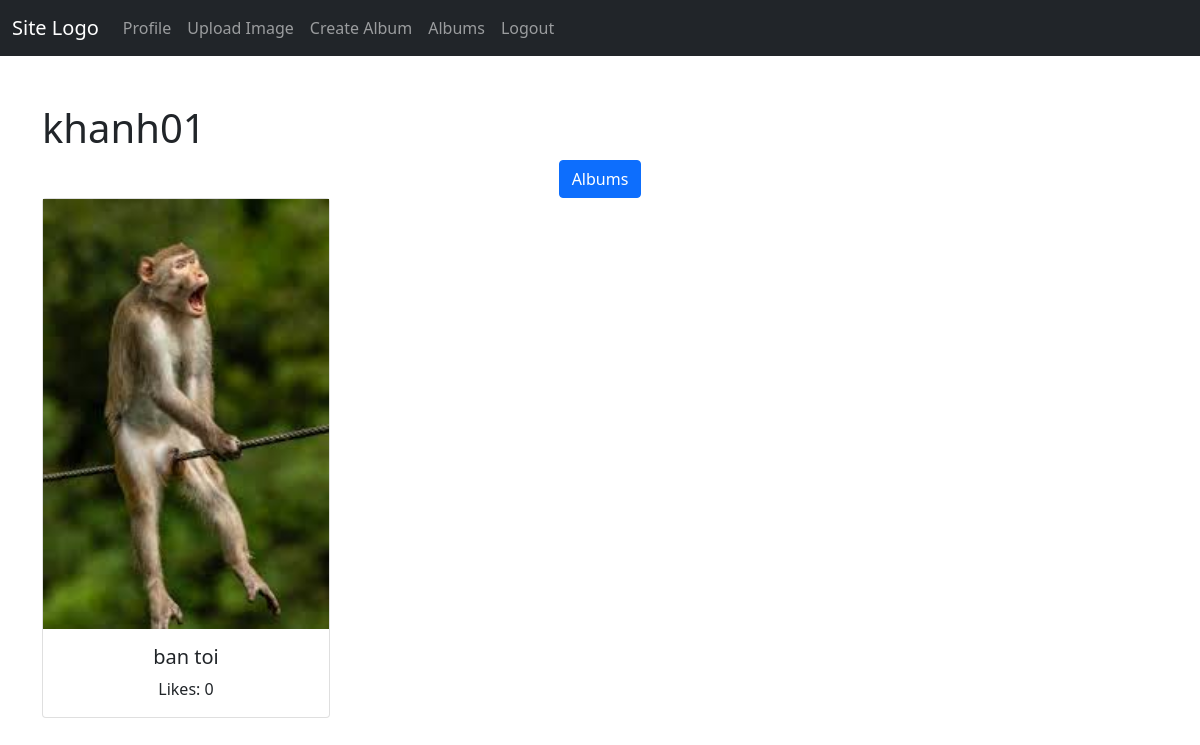
/users/khanh01/ (signed in), run on the app's committed database.
### user/models.py (models this page shows, shortened)
class User(AbstractUser):
    slug = models.SlugField()
    class Meta:
        indexes = [
            models.Index(fields=["username"], name="username_idx"),
            models.Index(fields=["email"], name="email_idx"),
        ]

### photos/models.py (models this page shows, shortened)
class Image(models.Model):
    class Status(models.TextChoices):
        PUBLIC = "public", "Public"
        PRIVATE = "private", "Private"
    name = models.CharField(max_length=150, unique=True)
    image = models.ImageField(upload_to="images/")
    status = models.CharField(
        max_length=7, choices=Status.choices, default=Status.PUBLIC
    )
    upload_date = models.DateTimeField(auto_now_add=True)
    user = models.ForeignKey(User, on_delete=models.CASCADE, related_name="photos")
    class Meta:
        indexes = [
            models.Index(fields=["name"], name="name_idx"),
            models.Index(fields=["user"], name="user_idx"),
        ]
        ordering = ["-upload_date"]

### user/views.py (the view)
# urls.py: path("users/<slug:slug>/", views.ProfileView.as_view(), name="profile"),
class ProfileView(DetailView):
    model = User
    template_name = "user/profile.html"
    context_object_name = "profile_user"
    def get_context_data(self, **kwargs):
        context = super().get_context_data(**kwargs)
        context["public_images"] = Image.objects.filter(user=self.get_object()).filter(
            status=Image.Status.PUBLIC
        )
        return context

### user/templates/user/profile.html (shortened to what this page needs)
{% extends 'base.html' %}
{% block content %}
    <h1>
        {{ profile_user.username }}
    </h1>
    <ul class="nav justify-content-center">
        <li class="nav-item">
            <a href="{% url 'album:albums' profile_user.slug %}" class="btn btn-primary">
                Albums
            </a>
        </li>
    </ul>
    {% if request.user.username == profile_user.username %}
    {% comment "" %}
    If the user is viewing their own profile show all images.
    {% endcomment %}
        {% for image in profile_user.photos.all %}
            <div class="card mb-4 text-center" style="width: 18rem;">
                <img src="{{ image.image.url }}" alt="{{ image.name }}" class="img-card-top">
                <div class="card-body">
                    <a href="{{ image.get_absolute_url }}" class="card-link">
                        {{ image.name }}
                    </a>
                    <p class="card-text">
                        Likes: {{ image.likes.count }}
                    </p>
                </div>
            </div>
        {% endfor %}
    {% else %}
        {% for image in public_images %}
            <div class="card mb-4 text-center" style="width:18rem;">
                <img src="{{ image.image.url }}" alt="{{ image.name }}" class="img-card-top">
                <div class="card-body">
                    <h5 class="card-title">
                        {{ image.name }}
                    </h5>
                    <p class="card-text">
                        Likes: {{ image.likes.count }}
                    </p>
                </div>
            </div>
        {% endfor %}
    {% endif %}
{% endblock content %}

### data on the page
User: username "khanh01"
Image: image (picture), name "ban toi", likes.count "0"
